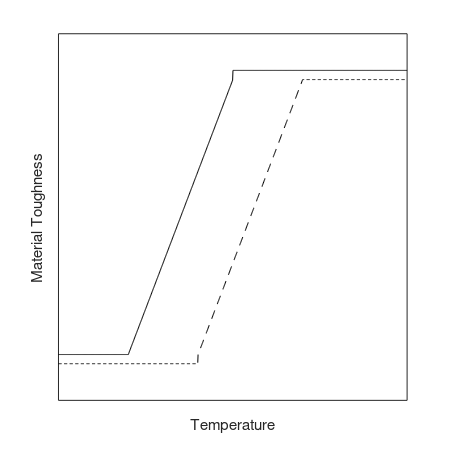

Here is the MATLAB script that generated this plot: (Note: this script raises an error after producing the figure.)
clc; close all; clear;
T=linspace(0,100,1000);
Y=[5*ones(1,200) 1*T(1,201:500)-15.02 36*ones(1,500)];
Y2=[4*ones(1,400) 1*T(1,201:500)-15.02 35*ones(1,300)];
plot(T,Y,'k-',T,Y2,'k--');
xlabel('Temperature');ylabel('Material Toughness');
set(gca,'xtick',[],'xticklabel',[],'ytick',[],'yticklabel',[]);
axis([0 100 0 40]);
set(gcf,'Position',[50 50 450 450],'PaperPositionMode','auto');
set(gca,'Color','none');
plot2svg('Transition_from_Brittle_to_Ductile.svg');